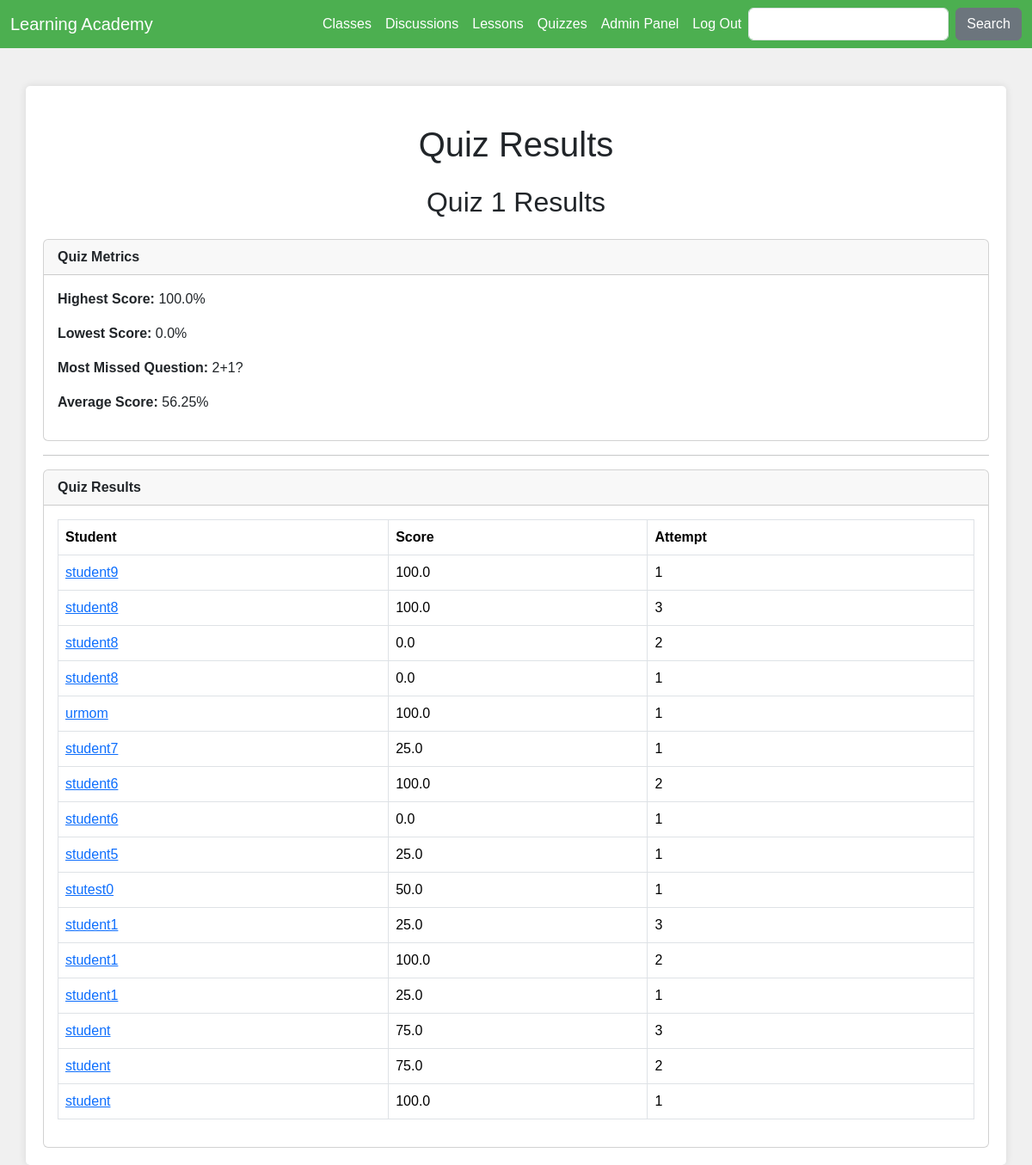
The page /quiz/1/results/ (signed in) on the database as committed earlier.
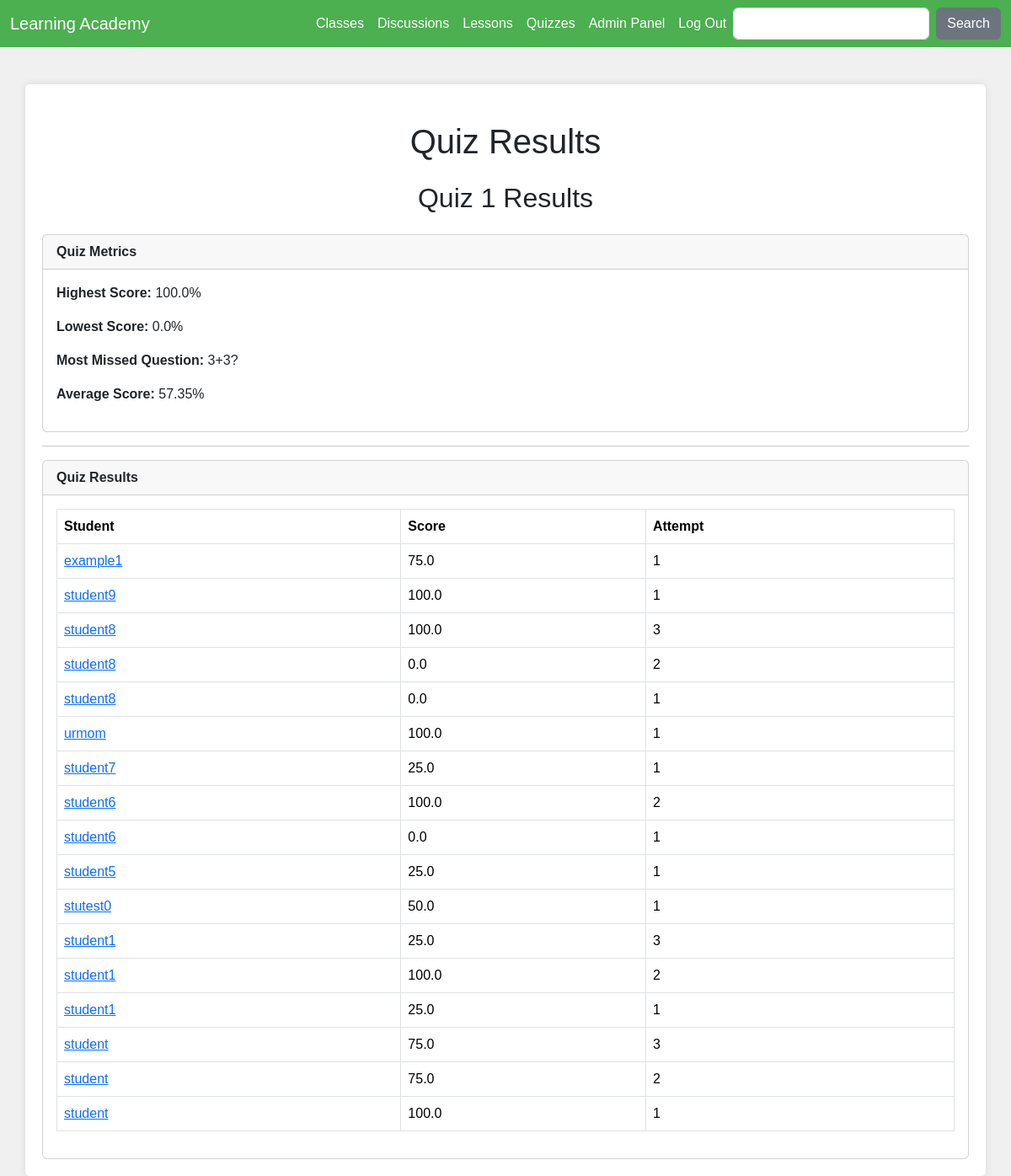
The same page on the database as committed later.
### learn/models.py (models this page shows, shortened)
class Question(models.Model):
    quiz = models.ForeignKey(Quiz, on_delete=models.CASCADE, related_name='questions')
    text = models.CharField('Question', max_length=255)

class TakenQuiz(models.Model):
    student = models.ForeignKey(Student, on_delete=models.CASCADE, related_name='taken_quizzes')
    quiz = models.ForeignKey(Quiz, on_delete=models.CASCADE, related_name='taken_quizzes')
    score = models.FloatField()
    date = models.DateTimeField(auto_now_add=True)
    attempt_number = models.IntegerField()

class Student(models.Model):
    user = models.OneToOneField(User, on_delete=models.CASCADE, primary_key=True)
    quizzes = models.ManyToManyField(Quiz, through='TakenQuiz')

### accounts/models.py (models this page shows, shortened)
class User(AbstractUser):
    is_student = models.BooleanField(default=False)
    is_teacher = models.BooleanField(default=False)
    previous_login = models.DateTimeField(null=True, blank=True)

### learn/views.py (the view)
# urls.py: path('quiz/<int:pk>/results/', QuizResultsView.as_view(), name='quiz_results'),
class QuizResultsView(DetailView):
    model = Quiz
    context_object_name = 'quiz'
    template_name = 'quiz_results.html'
    def get_context_data(self, **kwargs):
        quiz = self.get_object()
        taken_quizzes = quiz.taken_quizzes.select_related('student__user').order_by('-date')
        total_taken_quizzes = taken_quizzes.count()
        quiz_score = quiz.taken_quizzes.aggregate(average_score=Avg('score'))
        if quiz_score['average_score'] is not None:
            quiz_score['average_score'] = round(quiz_score['average_score'], 2)
        highest_score = quiz.taken_quizzes.aggregate(Max('score'))['score__max']
        lowest_score = quiz.taken_quizzes.aggregate(Min('score'))['score__min']
        most_missed_question = quiz.questions.annotate(
            incorrect_count=Count('studentanswer', filter=~Q(studentanswer__answer__is_correct=True))
        ).order_by('-incorrect_count').first()
        total_score = 0
        count = 0
        distinct_student_quizzes = TakenQuiz.objects.filter(quiz=quiz).values('student', 'quiz').distinct()
        for item in distinct_student_quizzes:
            student_id = item['student']
            quiz_id = item['quiz']
            latest_attempt = TakenQuiz.objects.filter(student_id=student_id, quiz_id=quiz_id).aggregate(Max('attempt_number'))
            latest_score = TakenQuiz.objects.get(student_id=student_id, quiz_id=quiz_id, attempt_number=latest_attempt['attempt_number__max']).score
            total_score += latest_score
            count += 1
        average_quiz_score = total_score / count if count else 0
        extra_context = {
            'taken_quizzes': taken_quizzes,
            'total_taken_quizzes': total_taken_quizzes,
            'quiz_score': quiz_score,
            'highest_score': highest_score,
            'lowest_score': lowest_score,
            'most_missed_question': most_missed_question.text if most_missed_question else None,
            'final_attempt_avg':average_quiz_score,
        }
        kwargs.update(extra_context)
        return super().get_context_data(**kwargs)
    def get_queryset(self):
        return self.request.user.quizzes.all()

### learn/templates/quiz_results.html
{% extends 'base.html' %}
{% block content %}
    <h1 class="mt-4 text-center">Quiz Results</h1>
    <div class="text-center my-3">
        <h2 class="mt-4">{{ quiz.name }} Results</h2>
    </div>
    <div class="card mt-4">
        <div class="card-header">
            <strong>Quiz Metrics</strong>
        </div>
        <div class="card-body">
            <p><strong>Highest Score:</strong> {{ highest_score }}%</p>
            <p><strong>Lowest Score:</strong> {{ lowest_score }}%</p>
            <p><strong>Most Missed Question:</strong> {{ most_missed_question }}</p>
            <p><strong>Average Score:</strong> {{ quiz_score.average_score | default_if_none:0.0 }}%</p>
        </div>
    </div>
    <hr />
    <div class="card">
        <div class="card-header">
            <strong>Quiz Results</strong>
        </div>
        <div class="card-body">
            <table class="table table-bordered table-hover">
                <thead class="thead-dark">
                    <tr>
                        <th>Student</th>
                        <th>Score</th>
                        <th>Attempt</th>
                    </tr>
                </thead>
                <tbody>
                    {% for taken_quiz in taken_quizzes %}
                        <tr>
                            <td>
                                <a href="{% url 'view_attempt' taken_quiz.id %}">
                                    {{ taken_quiz.student.user.username }}
                                </a>
                            </td>
                            <td>{{ taken_quiz.score }}</td>
                            <td>{{ taken_quiz.attempt_number }}</td>
                        </tr>
                    {% empty %}
                        <tr>
                            <td colspan="4" class="text-center font-italic">There are no results for this quiz yet.</td>
                        </tr>
                    {% endfor %}
                </tbody>
            </table>
        </div>
    </div>
</div>
{% endblock %}

Rows that differ between the two databases and show on the page:
no longer on this page (row unchanged): Question: text "2+1?"
now on this page (row unchanged): Question: text "3+3?"
added TakenQuiz: student.user.username "example1", score "75.0", attempt_number "1"
Other text that changed with them:
{{ quiz_score.average_score | default_if_none:0.0 }}: "56.25" → "57.35"
